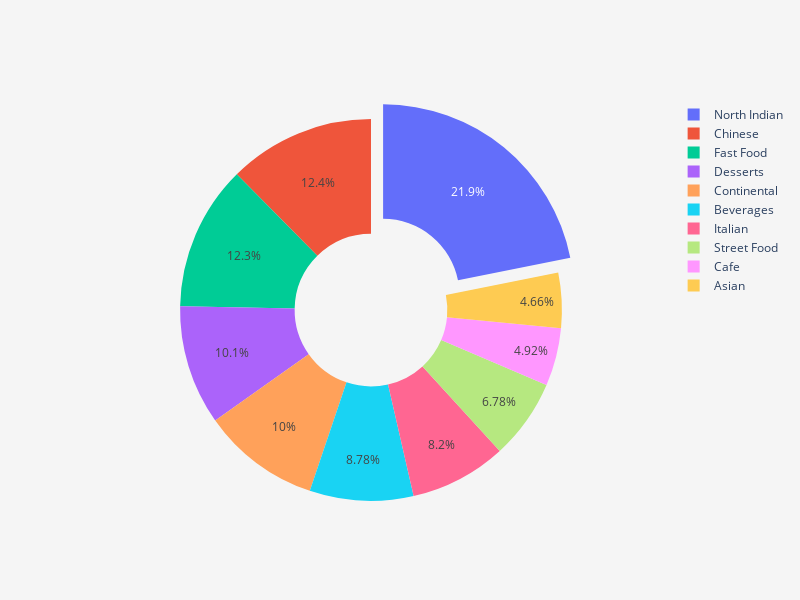

The code cell stored with this chart in its notebook:
### Code cell
labels = top_10_cuisines_df['cuisine']
values = top_10_cuisines_df['count']
fig = go.Figure(data=[go.Pie(labels=labels, values=values, hole=.4 ,hoverinfo="label+percent+value", pull =[0.1, 0, 0, 0, 0, 0, 0, 0, 0, 0] )])
fig.update_layout(
    autosize=False,
    width= 800,
    height = 600,
    paper_bgcolor="whitesmoke",
)
fig.show()
#plt.figure(figsize = (8,8))
#explode = (0.1, 0, 0, 0, 0, 0, 0, 0, 0, 0) 
#_ = plt.pie(top_10_cuisines_df['count'],  wedgeprops=dict(width=0.6),explode = explode, labels=top_10_cuisines_df['cuisine'], startangle = 90, autopct='%1.1f%%', shadow = True)
#_ = plt.axis('equal')

### Figure 1 — Plotly figure (JSON) as saved in the notebook; plotly's stock layout.template omitted (floating-point values rounded to 4 significant figures)
{"data": [{"hole": 0.4, "hoverinfo": "label+percent+value", "labels": ["North Indian", "Chinese", "Fast Food", "Desserts", "Continental", "Beverages", "Italian", "Street Food", "Cafe", "Asian"], "pull": [0.1, 0, 0, 0, 0, 0, 0, 0, 0, 0], "type": "pie", "values": [680, 386, 382, 315, 311, 273, 255, 211, 153, 145]}], "layout": {"autosize": false, "height": 600, "paper_bgcolor": "whitesmoke", "width": 800}}
